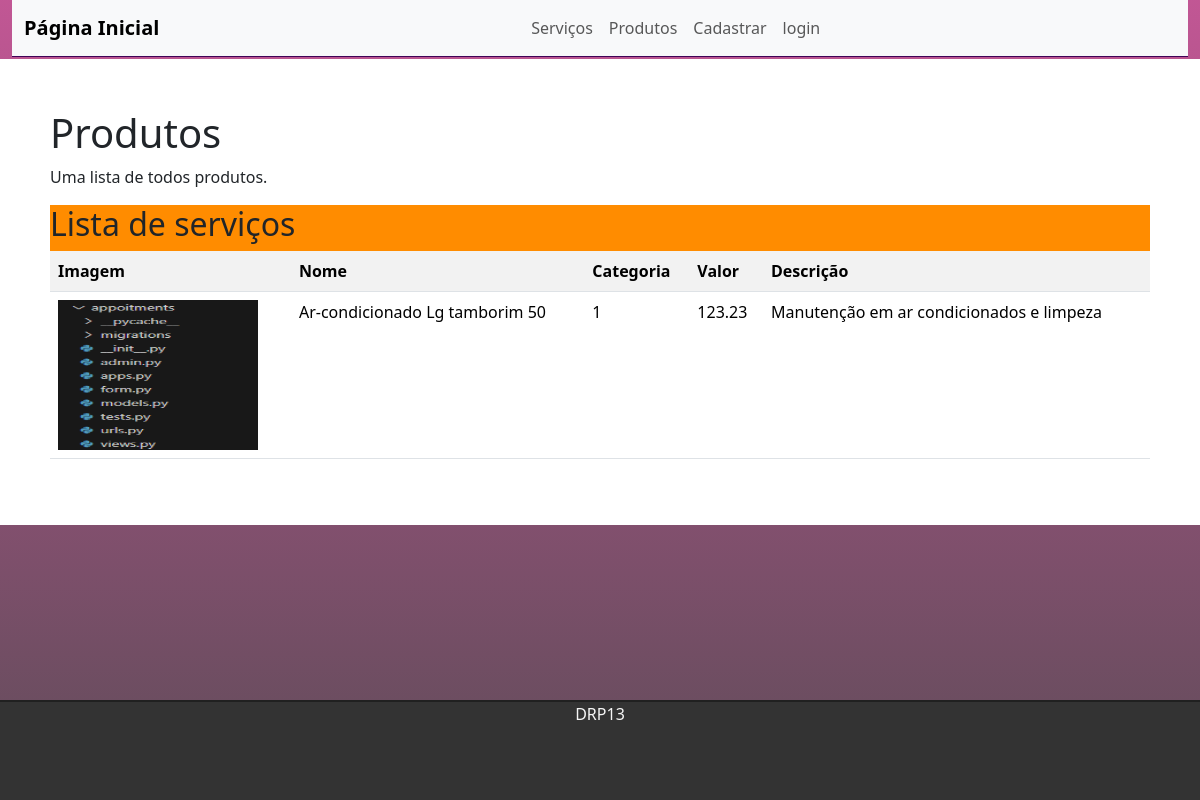
The page /productsList on the database its author committed.
### products/models.py (models this page shows, shortened)
class Product(models.Model):
    id = models.BigAutoField(primary_key=True)
    name = models.CharField(max_length=30)
    category = models.CharField(choices=categoryProduct)
    value = models.DecimalField(max_digits=20, decimal_places=2)
    description = models.CharField(max_length=500)
    img = models.ImageField(null=True, blank=True, upload_to='products/')

### products/views.py (the view)
# urls.py: path('productsList', views.productsList, name='productsList'),
def productsList(request):
    products = Product.objects.all()
    return render(request, 'products/productsList.html', {'products': products})

### templates/products/productsList.html (shortened to what this page needs)
{% extends 'tasks/index.html' %}
{% block content %}
<div class="text-box">
    <h1> Produtos </h1>
    <p> Uma lista de todos produtos.
    </p>
        <div class="table-responive table-edit" >
            <h2>Lista de serviços</h2>
            <table class="table table-striped">
                <tr>
                    <th>Imagem</th>
                    <th>Nome</th>
                    <th>Categoria</th>
                    <th>Valor</th>
                    <th>Descrição</th>
                </tr>
                {% for task in products %}
                <tr>
                    <td>
                        {% if task.img %}
                            <img src="{{task.img.url}}" height="150" width="200">
                        {% else %}
                            sem imagem
                        {% endif %}
                    </td>
                    <td>{{task.name}}</td>
                    <td>{{task.category}}</td>
                    <td>{{task.value}}</td>
                    <td>{{task.description}}</td>
                </tr>
                {%endfor %}
            </table>
        </div>
</div>
{% endblock %}

### static/css/style.css (style rules this page uses)
.text-box { background: #ffffff; text-align: justify; padding: 50px; }
.table-edit { background-color: darkorange; }
body { background: linear-gradient( rgba(167, 15, 103, 0.7), rgba(29, 0, 19, 0.7)); background-repeat: no-repeat; }

### rows shown on the page
Product: img (picture), name "Ar-condicionado Lg tamborim 50", category "1", value "123.23", description "Manutenção em ar condicionados e limpeza"
